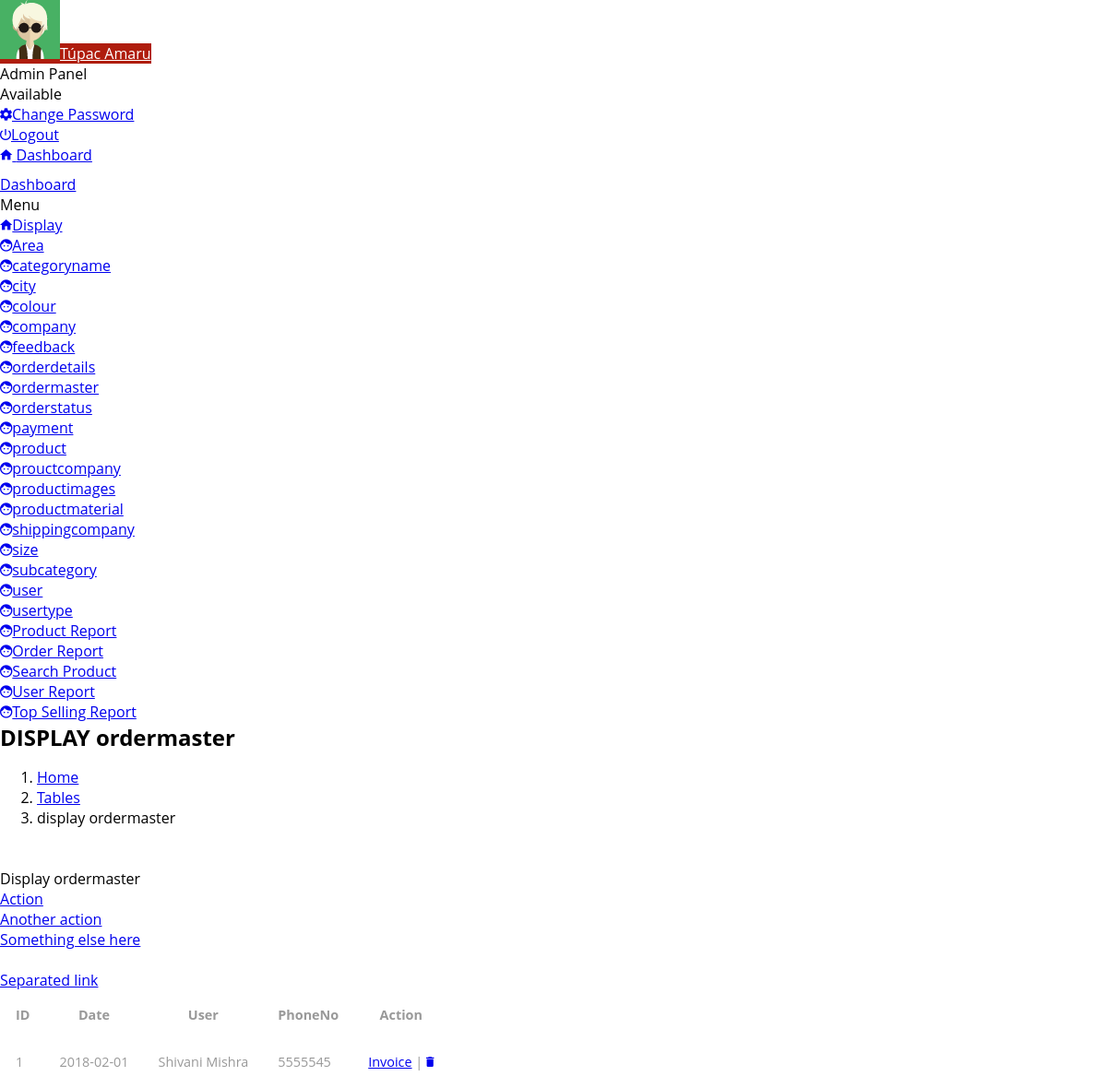
The page /admin/display-ordermaster.php on the database its author committed.
### tables this page shows
CREATE TABLE IF NOT EXISTS `tbl_ordermaster` (
  `Order_Id` int(11) NOT NULL,
  `Order_date` date NOT NULL,
  `User_id` int(11) NOT NULL,
  `Shipping_id` int(11) NOT NULL,
  `Status_id` int(11) NOT NULL,
  `is_active` int(11) NOT NULL DEFAULT '1',
  `is_delete` int(11) NOT NULL DEFAULT '0',
  `insert_datetime` timestamp NOT NULL DEFAULT CURRENT_TIMESTAMP
);

CREATE TABLE IF NOT EXISTS `tbl_user` (
  `User_id` int(11) NOT NULL,
  `User_name` varchar(20) NOT NULL,
  `Dob` date NOT NULL,
  `Gender` varchar(20) NOT NULL,
  `Email` varchar(100) NOT NULL,
  `Password` varchar(20) NOT NULL,
  `phn_no` int(11) NOT NULL,
  `User_type_id` int(11) NOT NULL,
  `Address` varchar(240) NOT NULL,
  `Area_id` int(11) NOT NULL,
  `is_active` int(11) NOT NULL DEFAULT '1',
  `is_delete` int(11) NOT NULL DEFAULT '0',
  `insert_datetime` timestamp NOT NULL DEFAULT CURRENT_TIMESTAMP
);

### admin/display-ordermaster.php (the view, shortened to what this page needs)
<?php
require './class/myclass.php';
?>
<!DOCTYPE html>
<html lang="en">
    <head>
        <link rel="stylesheet" type="text/css" href="assets/lib/perfect-scrollbar/css/perfect-scrollbar.min.css"/>
        <link rel="stylesheet" type="text/css" href="assets/lib/material-design-icons/css/material-design-iconic-font.min.css"/>
        <link rel="stylesheet" type="text/css" href="assets/lib/datetimepicker/css/bootstrap-datetimepicker.min.css"/>
        <link rel="stylesheet" type="text/css" href="assets/lib/daterangepicker/css/daterangepicker.css"/>
        <link rel="stylesheet" type="text/css" href="assets/lib/select2/css/select2.min.css"/>
        <link rel="stylesheet" type="text/css" href="assets/lib/bootstrap-slider/css/bootstrap-slider.css"/>
        <link rel="stylesheet" href="assets/css/style.css" type="text/css"/>
    </head>
    <body>
        <div class="be-wrapper">
            <?php
            include './theme-part/header.php';
            ?>
            <?php
            include './theme-part/side_bar.php';
            ?>
            <div class="be-content">
                <div class="page-head">
                    <h2 class="page-head-title">DISPLAY ordermaster</h2>
                    <ol class="breadcrumb page-head-nav">
                        <li><a href="#">Home</a></li>
                        <li><a href="#">Tables</a></li>
                        <li class="active">display ordermaster</li>
                    </ol>
                </div>
                <div class="main-content container-fluid">
                    <div class="row">
                        <div class="col-sm-12">
                            <div class="panel panel-default panel-table">
                                <div class="panel-heading"> Display ordermaster
                                    <div class="tools dropdown"><a href="#" type="button" data-toggle="dropdown" class="dropdown-toggle"></a>
                                        <ul role="menu" class="dropdown-menu pull-right">
                                            <li><a href="#">Action</a></li>
                                            <li><a href="#">Another action</a></li>
                                            <li><a href="#">Something else here</a></li>
                                            <li class="divider"></li>
                                            <li><a href="#">Separated link</a></li>
                                        </ul>
                                    </div>
                                </div>
                                <div class="panel-body">
                                    <table  class="table table-striped table-hover table-fw-widget">
                                        <thead>
                                            <tr>
                                                <th>ID</th>
                                                <th>Date</th>
                                                <th>User</th>
                                                <th>PhoneNo</th>
                                                <th class="tg-5xsc">Action</th>
                                            </tr>
                                        </thead>
                                        <?php
                                        $qry = "SELECT
    `tbl_ordermaster`.`Order_Id`
    , `tbl_ordermaster`.`Order_date`
    , `tbl_user`.`User_name`
    , `tbl_user`.`phn_no`
FROM
    `tbl_user`
    INNER JOIN `tbl_ordermaster`
        ON (`tbl_user`.`User_id` = `tbl_ordermaster`.`User_id`)";
                                        $result = mysqli_query($conn, $qry) or die(mysqli_error($connection));
                                        while ($row = mysqli_fetch_array($result)) {
                                            echo "<tr>";
                                            echo "<td>{$row['Order_Id']}</td>";
                                            echo "<td>{$row['Order_date']}</td>";
                                            echo "<td>{$row['User_name']}</td>";
                                            echo "<td>{$row['phn_no']}</td>";
                                            echo "<td><a href='invoice.php?oid={$row['Order_Id']}'>Invoice</a> | <a href='?id=$row[0]'><i class='mdi mdi-delete' aria-hidden='true'></i></a> </td>";
                                        }
                                        ?>
                                    </table>
                                </div>
                            </div>
                        </div>
                    </div>
                </div>
            </div>
        </div>
    </body>
</html>

### css/style.css (style rules this page uses)
body a { transition:0.5s all; -webkit-transition:0.5s all; -moz-transition:0.5s all; -o-transition:0.5s all; -ms-transition:0.5s all; }
h1,h2,h3,h4,h5,h6 { padding:0 0; margin:0 0; font-family: 'Open Sans', sans-serif; }
ul { padding:0 0; margin:0 0; }
body { padding:0 0; margin:0 0; font-family: 'Open Sans', sans-serif; }
.table > thead > tr > th, .table > tbody > tr > th, .table > tfoot > tr > th, .table > thead > tr > td, .table > tbody > tr > td, .table > tfoot > tr > td { border-top: none !important; }
.table td, .table>tbody>tr>td, .table>tbody>tr>th, .table>tfoot>tr>td, .table>tfoot>tr>th, .table>thead>tr>td, .table>thead>tr>th { padding: 15px!important; }
.table > thead > tr > th, .table > tbody > tr > th, .table > tfoot > tr > th, .table > thead > tr > td, .table > tbody > tr > td, .table > tfoot > tr > td { font-size: 0.9em; color: #999; border-top: none !important; }
ol { margin-bottom: 44px; }

### rows shown on the page
tbl_ordermaster: Order_Id "1", Order_date "2018-02-01", User.User_name "Shivani Mishra", User.phn_no "5555545"
